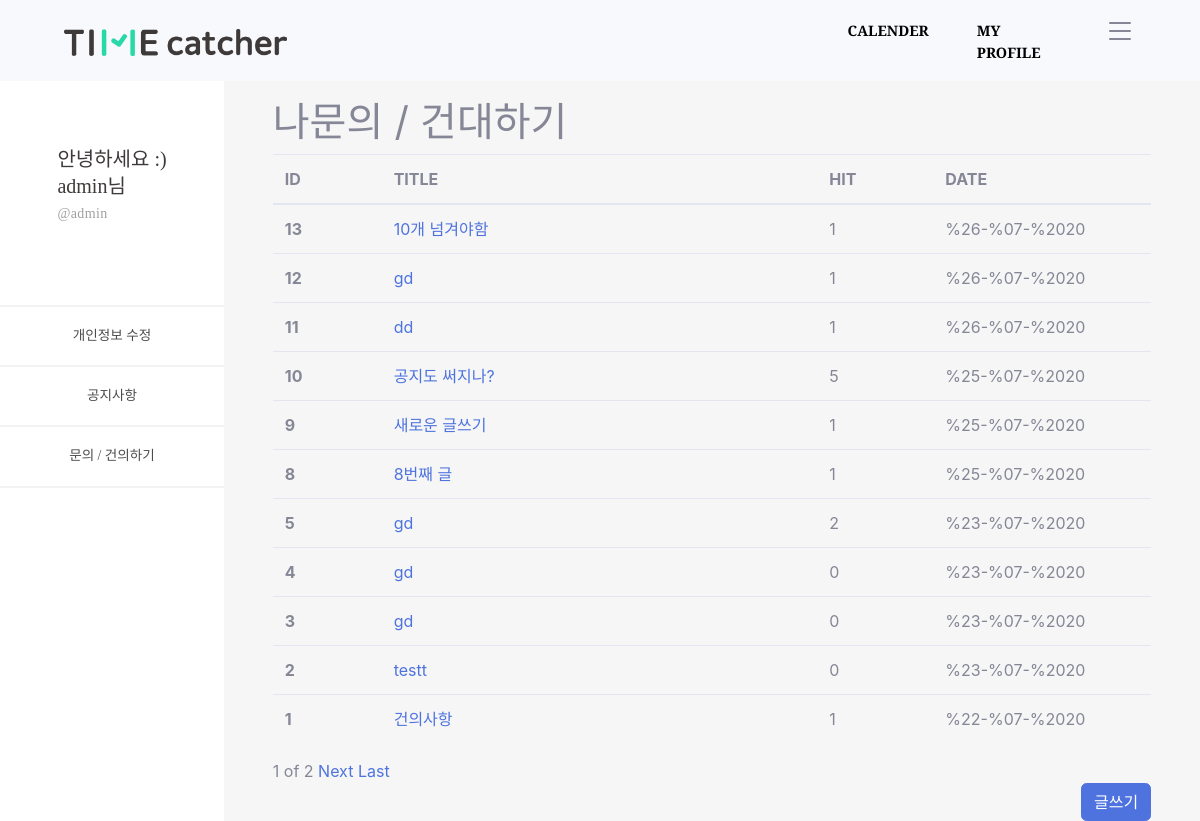
The page /timeApp/customer/ (signed in) on the database as committed earlier.
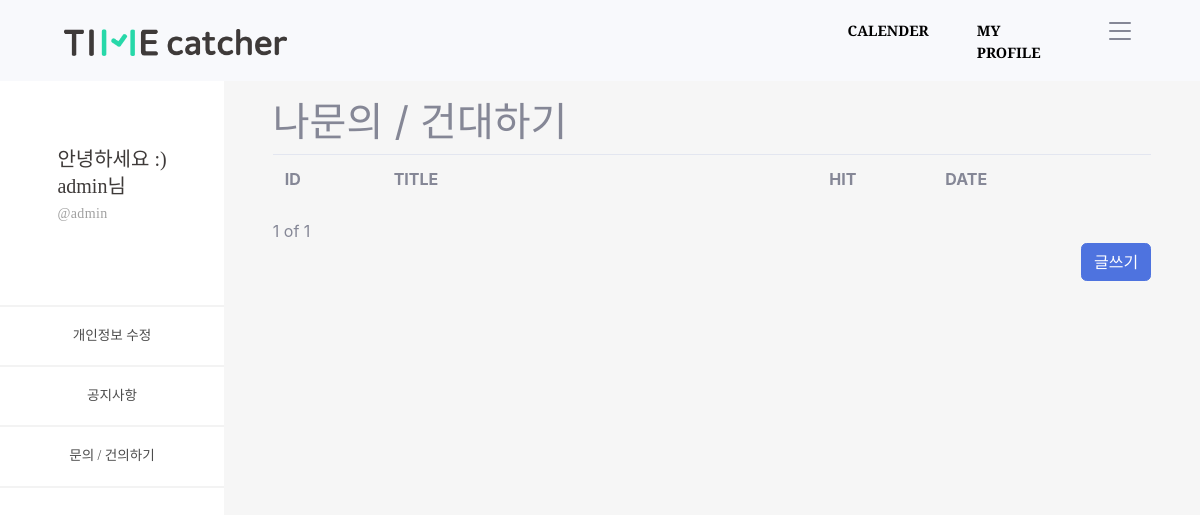
The same page on the database as committed later.
### timeUser/models.py (models this page shows, shortened)
class Profile(models.Model):
    class Meta:
        verbose_name = 'Profile'
        verbose_name_plural = 'Profile'
    objects = models.Manager()
    user = models.OneToOneField(User, on_delete=models.CASCADE)
    nick = models.CharField(verbose_name='NickName', max_length=50, null=True, blank=True)
    birth_date = models.DateTimeField(null=True, blank=True)
    plan = models.IntegerField(default=0, null=True, blank=True)

### timeApp/models.py (models this page shows, shortened)
class Customer(models.Model):
    objects = models.Manager()
    c_user = models.ForeignKey(User, on_delete = models.CASCADE, null = True)
    c_title = models.CharField(max_length=100)
    c_body = models.TextField()
    c_hit = models.PositiveIntegerField(default=0)
    c_input_date = models.DateTimeField('date published', default=timezone.now)

### timeApp/views.py (the view)
# urls.py: path('customer/', views.customer, name='customer'),
def customer(request):
    customers = Customer.objects.all().order_by('-id')
    paginator = Paginator(customers,10)
    page = request.GET.get('page')
    customers_posts = paginator.get_page(page)
    conn_user = request.user
    conn_profile = Profile.objects.get(user=conn_user)
    context = {
        'id' : conn_user.username,
        'nick' : conn_profile.nick,
        'customers' : customers,
        'customers_posts' : customers_posts,
    }
    return render(request, 'customer.html', context=context)

### timeApp/templates/customer.html (shortened to what this page needs)
{% extends 'base_side.html' %}
{% load static %}
{% block content_side %}
<div id="content-wrapper" style="background-color: #f6f6f6;" class="d-flex justify-content-center">
  <div class="cantrion" style="margin-top: 10%; width: 90%;">
    <h1>나문의 / 건대하기</h1>
    <table class="table">
      <thead>
        <colgroup>
          <col style="width: 5%;">
          <col style="width: 20%;">
          <col style="width: 5%;">
          <col style="width: 10%;">
        </colgroup>
        <tr>
          <th scope="col">ID</th>
          <th scope="col">TITLE</th>
          <th scope="col">HIT</th>
          <th scope="col">DATE</th>
        </tr>
      </thead>
      <tbody>
        {% for customer in customers.all %}
        <tr>
          <th scope="row">{{ customer.id }}</th>
          <td><a href="{% url 'customer_detail' customer.id %}">{{ customer.c_title }}</a></td>
          <td>{{ customer.c_hit }}</td>
          <td>{{ customer.c_input_date }}</td>
        </tr>
        {% endfor %}
      </tbody>
    </table>
      <span>{{customers_posts.number}}</span>
      <span>of</span>
      <span>{{customers_posts.paginator.num_pages}}</span>
      {%if customers_posts.has_next%}
      <a href="?page={{customers_posts.next_page_number}}">Next</a>
      <a href="?page={{customers_posts.paginator.num_pages}}">Last</a>
      {%endif%}
    <div class="d-flex justify-content-end">
      <a href="{% url 'customer_create' %}" class="btn btn-primary">글쓰기</a>
    </div>
  </div>
</div>
{% endblock %}

### timeProject/templates/base_side.html
{% extends 'base.html' %}
{% load static %}
{% block content %}
<div id="wrapper">
  <ul class="navbar-nav sidebar sidebar-dark accordion" id="accordionSidebar">
    <li class="nav-item active d-flex justify-content-center" style="margin-top: 65%; margin-bottom: 35%;">
      <div class="text-left">
        <a
          style="font-family: SDGtNeobUni-gEb; font-size: 20px; font-weight: normal; font-stretch: normal; font-style: normal; line-height: 1.35; letter-spacing: normal; text-align: left; color: #3e3a39;">안녕하세요
          :)</a>
        <br>
        <a
          style="font-family: SDGtNeobUni-gEb; font-size: 20px; font-weight: normal; font-stretch: normal; font-style: normal; line-height: 1.35; letter-spacing: normal; text-align: left; color: #3e3a39;">{{ nick }}님</a>
        <br>
        <a
          style=" font-family: SDGtNeobUni-bLt; font-size: 14px; font-weight: normal; font-stretch: normal; font-style: normal; line-height: 1.93; letter-spacing: normal; text-align: left; color: #a0a0a0; letter-spacing: 0.38px;">@{{ nick }}</a>
      </div>
    </li>
    <a>
      <hr style="border: solid 1px #f3f3f3;" class="mb-0 mt-0"></a>
    <li class="nav-item active">
      <a class="nav-link" href="{% url 'profile_update' %}" style="font-family: SDGtNeobUni-bLt;
              font-size: 14px;
              font-weight: normal;
              font-stretch: normal;
              font-style: normal;
              line-height: 1.93;
              letter-spacing: normal;
              text-align: left;
              color: #4c4c4c;">
        <span class="d-flex align-items-center justify-content-center">개인정보 수정</span></a>
    </li>
    <a>
      <hr style="border: solid 1px #f3f3f3;" class="mb-0 mt-0"></a>
    <li class="nav-item active">
      <a class="nav-link" href="{% url 'notices' %}" style="font-family: SDGtNeobUni-bLt;
              font-size: 14px;
              font-weight: normal;
              font-stretch: normal;
              font-style: normal;
              line-height: 1.93;
              letter-spacing: normal;
              text-align: left;
              color: #4c4c4c;">
        <span class="d-flex align-items-center justify-content-center">공지사항</span></a>
    </li>
    <a>
      <hr style="border: solid 1px #f3f3f3;" class="mb-0 mt-0"></a>
    <li class="nav-item active">
      <a class="nav-link" href="{% url 'customer' %}" style="font-family: SDGtNeobUni-bLt;
              font-size: 14px;
              font-weight: normal;
              font-stretch: normal;
              font-style: normal;
              line-height: 1.93;
              letter-spacing: normal;
              text-align: left;
              color: #4c4c4c;">
        <span class="d-flex align-items-center justify-content-center">문의 / 건의하기</span></a>
    </li>
    <a>
      <hr style="border: solid 1px #f3f3f3;" class="mb-0 mt-0"></a>
  </ul>
  {% block content_side %}
  {% endblock %}
</div>
{% endblock %}

### timeProject/templates/base.html (shortened to what this page needs)
{% load static %}
<!DOCTYPE html>
<html lang="ko">
<head>
  <link href="https://cdnjs.cloudflare.com/ajax/libs/magnific-popup.js/1.1.0/magnific-popup.min.css" rel="stylesheet" />
  <link href="{% static 'css/styles.css' %}?v=1.5" rel="stylesheet" />
  <link href="{% static 'css/sb-admin-2.min.css' %}?v=1.5" rel="stylesheet">
  <link href="https://stackpath.bootstrapcdn.com/font-awesome/4.7.0/css/font-awesome.min.css" rel="stylesheet"
>
</head>
<body>
  <nav class="navbar navbar-expand-lg navbar-light bg-light fixed-top py-3" id="mainNav">
    <a class="navbar-brand pl-5" href="{% url 'index' %}"><img src="{% static 'img/tc-logo.png' %}" alt="tc-logo.png"
        style="width: 30%;"></a>
    <div class="collapse navbar-collapse" id="navbarResponsive">
      <ul class="navbar-nav ml-auto my-2 my-lg-0">
        {% if user.is_authenticated %}
        <li class="nav-item"><a class="nav-link mt-1" href="{% url 'calender' %}">CALENDER</a></li>
        <li class="nav-item"><a class="nav-link mt-1" href="{% url 'mypage' %}">MY PROFILE</a></li>
        {% else %}
        <li class="nav-item"><a class="nav-link mt-1" href="{% url 'signin' %}">CALENDER</a></li>
        <li class="nav-item"><a class="nav-link mt-1" href="{% url 'signin' %}">MY PROFILE</a></li>
        {% endif %}
        <li class="nav-item">
          <a class="pr-5 ml-3" data-toggle="dropdown" aria-haspopup="true" aria-expanded="false">
          </a>
        </li>
      </ul>
    </div>
  </nav>
  {% block content %}
  {% endblock %}
</body>
</html>

Rows that differ between the two databases and show on the page:
removed Customer: id "13", c_title "10개 넘겨야함", c_hit "1", c_input_date "%26-%07-%2020"
removed Customer: id "12", c_title "gd", c_hit "1", c_input_date "%26-%07-%2020"
removed Customer: id "11", c_title "dd", c_hit "1", c_input_date "%26-%07-%2020"
removed Customer: id "10", c_title "공지도 써지나?", c_hit "5", c_input_date "%25-%07-%2020"
removed Customer: id "9", c_title "새로운 글쓰기", c_hit "1", c_input_date "%25-%07-%2020"
removed Customer: id "8", c_title "8번째 글", c_hit "1", c_input_date "%25-%07-%2020"
removed Customer: id "5", c_title "gd", c_hit "2", c_input_date "%23-%07-%2020"
removed Customer: id "4", c_title "gd", c_hit "0", c_input_date "%23-%07-%2020"
removed Customer: id "3", c_title "gd", c_hit "0", c_input_date "%23-%07-%2020"
removed Customer: id "2", c_title "testt", c_hit "0", c_input_date "%23-%07-%2020"
removed Customer: id "1", c_title "건의사항", c_hit "1", c_input_date "%22-%07-%2020"
Other text that changed with them:
{{ customers_posts.paginator.num_pages }}: "2" → "1"
text no longer shown: "Next Last"
